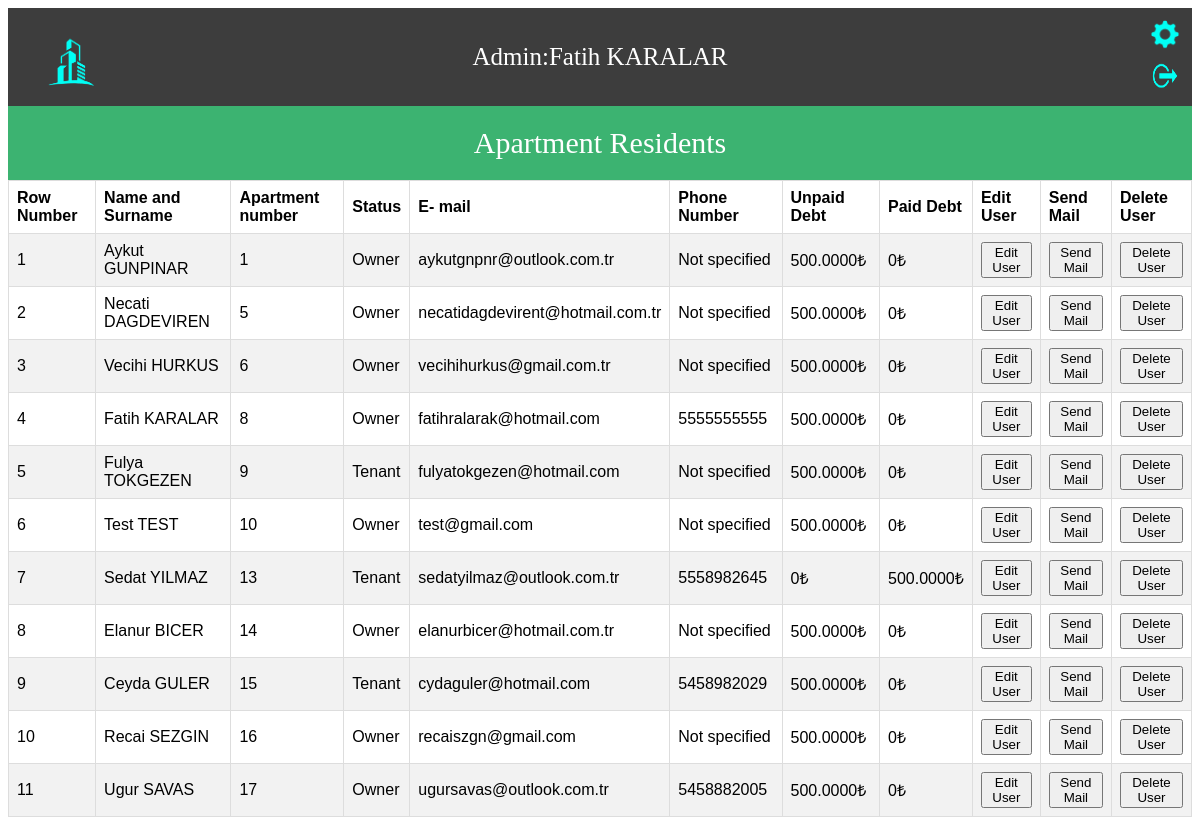
/AdminOperations/userList.php (signed in), run on the app's committed database.
### tables this page shows
CREATE TABLE `users` (
  `userID` int(11) NOT NULL,
  `username` text NOT NULL,
  `password` text NOT NULL,
  `name` text NOT NULL,
  `surname` text NOT NULL,
  `aptNo` int(11) NOT NULL,
  `status` text NOT NULL,
  `mail` text NOT NULL,
  `phoneNumber` text NOT NULL
);

### AdminOperations/userList.php (the view, shortened to what this page needs)
<?php
require_once '../dbconnection/dbconnect.php';
?>
<!DOCTYPE html>
<html lang="en">
<head>
  <link rel="stylesheet" href="../Css/userList.css">
</head>
<body>
  <?php
  $username = $_SESSION['username'];
  $userListSql = "SELECT * FROM admins WHERE username='$username'";
  $userListQuery = mysqli_query($connect, $userListSql);
  $row = mysqli_fetch_assoc($userListQuery);
  $adminID=$row['adminID'];
  ?>
  <header> Admin:<?php echo $row['name'];  ?>
  <br>
  <a href="../index.php" title="Homepage"> <img src="../Logos/logo.png" width="100px" height="100px"></a>
  <a href="../options.php?adminID=<?php echo $adminID ?>" title="Edit Informations"> <input id="options" type="image" src="../Logos/options.png" width="30px" height="30px"> </a>
  <a href="../Login/adminLogout.php" title="Logout"><input id="logout" type="image" src="../Logos/logout.png" width="30px" height="45px"></a>
</header>
<div id="user">
  <header id="title">Apartment Residents</header>
  <table id="users">
    <tr>
      <th>Row Number</th>
      <th>Name and Surname</th>
      <th>Apartment number</th>
      <th> Status </th>
      <th> E- mail</th>
      <th>Phone Number</th>
      <th> Unpaid Debt</th>
      <th>Paid Debt</th>
      <th>Edit User</th>
      <th>Send Mail</th>
      <th>Delete User</th>
    </tr>
    <?php
    $residentsSql="SELECT*FROM users ORDER BY aptNo";
    $residentQuery=mysqli_query($connect,$residentsSql);
    $counter=0;
        while ($residentRow=mysqli_fetch_assoc($residentQuery)) {
          $counter++;
          $userID=$residentRow['userID'];
          $debtSql="SELECT sum(amount) AS total FROM debts WHERE userID='$userID' AND isPaid=0";
          $debtQuery=mysqli_query($connect,$debtSql);
          $debtRow=mysqli_fetch_assoc($debtQuery);
          $paidDebtSql="SELECT sum(amount) AS total FROM debts WHERE userID='$userID' AND isPaid=1";
          $paidDebtQuery=mysqli_query($connect,$paidDebtSql);
          $paidDebtRow=mysqli_fetch_assoc($paidDebtQuery);
          ?>
          <tr>
           <td><?php echo $counter; ?></td>
           <td><?php echo ucfirst($residentRow['name'])." ".strtoupper($residentRow['surname']); ?></td>
           <td><?php echo $residentRow['aptNo']; ?></td>
           <td><?php echo $residentRow['status']; ?></td>
           <td><?php echo $residentRow['mail']; ?></td>
           <td><?php if ($residentRow['phoneNumber']!="NULL") {
             echo $residentRow['phoneNumber'];
           }else {
             echo "Not specified";
           } ?></td>
           <td><?php
           if (!isset($debtRow['total'])) {
            echo "0₺";
          }else{
            $totalDebt=number_format($debtRow['total'],4,'.','');
           echo $totalDebt."₺";
         } ?></td>
         <td><?php   if (!isset($paidDebtRow['total'])) {
          echo "0₺";
        }else{
          $paidDebtTotal=number_format($paidDebtRow['total'],4,'.','');
         echo $paidDebtTotal."₺";
       } ?> </td>
       <td><a href="editUser.php?userID=<?php echo $residentRow['userID'] ?>"><button id="editButton">Edit User</button></a> </td>
       <td><a href="mailto:<?php echo $residentRow['mail']?>"> <button id="mailButton">Send Mail</button></a></td>
       <td><a href="removeUser.php?userID=<?php echo $residentRow['userID'] ?>&removeUser=ok"> <button id="removeButton">Delete User</button></a></td>
     </tr>
   <?php } ?>
 </table>
</div>
</body>
</html>

### Css/userList.css (style rules this page uses)
header { background-color: #3d3d3d; padding: 35px; text-align: center; font-size: 25px; color: white; }
header img { display: block; float: left; position: absolute; top: 15px; left: 20px; }
header input[id="options"] { display: block; float: right; position: absolute; top: 10px; right: 10px; margin: 10px; }
header input[id="logout"] { display: block; float: right; position: absolute; top: 25px; right: 10px; margin-top: 30px; margin-right: 10px; }
table { font-family: arial, sans-serif; border-collapse: collapse; width: 100%; }
td, th { border: 1px solid #dddddd; text-align: left; padding: 8px; }
tr:nth-child(even) { background-color: #f2f2f2; }
#title { background-color: mediumseagreen; color: white; text-align: center; font-size: 30px; padding: 20px; }

### data on the page
users: name "Aykut", surname "GUNPINAR", aptNo "1", status "Owner", mail "aykutgnpnr@outlook.com.tr", phoneNumber "Not specified", totalDebt "500.0000", shows "0₺"
users: name "Necati", surname "DAGDEVIREN", aptNo "5", status "Owner", mail "necatidagdevirent@hotmail.com.tr", phoneNumber "Not specified", totalDebt "500.0000", shows "0₺"
users: name "Vecihi", surname "HURKUS", aptNo "6", status "Owner", mail "vecihihurkus@gmail.com.tr", phoneNumber "Not specified", totalDebt "500.0000", shows "0₺"
users: name "Fatih", surname "KARALAR", aptNo "8", status "Owner", mail "fatihralarak@hotmail.com", phoneNumber "5555555555", totalDebt "500.0000", shows "0₺"
users: name "Fulya", surname "TOKGEZEN", aptNo "9", status "Tenant", mail "fulyatokgezen@hotmail.com", phoneNumber "Not specified", totalDebt "500.0000", shows "0₺"
users: name "Test", surname "TEST", aptNo "10", status "Owner", mail "test@gmail.com", phoneNumber "Not specified", totalDebt "500.0000", shows "0₺"
users: name "Sedat", surname "YILMAZ", aptNo "13", status "Tenant", mail "sedatyilmaz@outlook.com.tr", phoneNumber "5558982645", shows "0₺", paidDebtTotal "500.0000"
users: name "Elanur", surname "BICER", aptNo "14", status "Owner", mail "elanurbicer@hotmail.com.tr", phoneNumber "Not specified", totalDebt "500.0000", shows "0₺"
users: name "Ceyda", surname "GULER", aptNo "15", status "Tenant", mail "cydaguler@hotmail.com", phoneNumber "5458982029", totalDebt "500.0000", shows "0₺"
users: name "Recai", surname "SEZGIN", aptNo "16", status "Owner", mail "recaiszgn@gmail.com", phoneNumber "Not specified", totalDebt "500.0000", shows "0₺"
users: name "Ugur", surname "SAVAS", aptNo "17", status "Owner", mail "ugursavas@outlook.com.tr", phoneNumber "5458882005", totalDebt "500.0000", shows "0₺"

### other printed values
$row['name'] "Fatih KARALAR"
